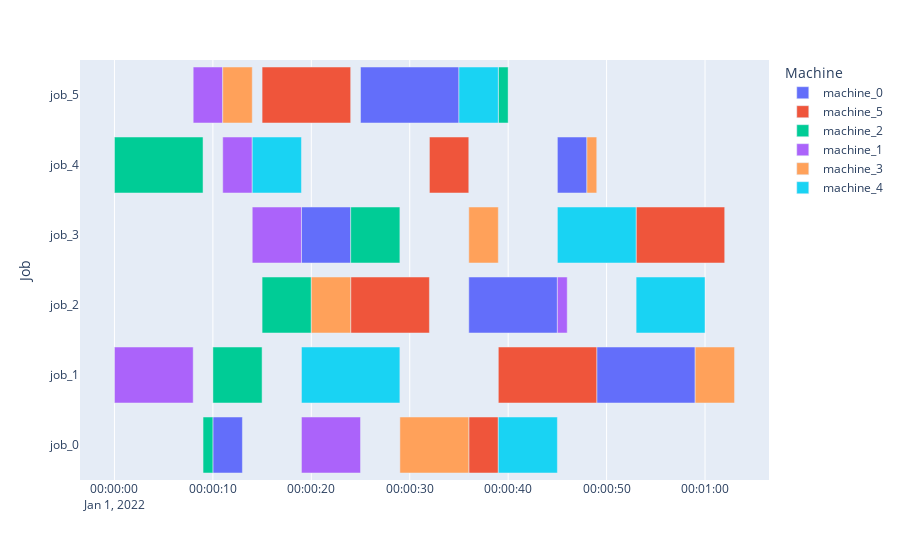
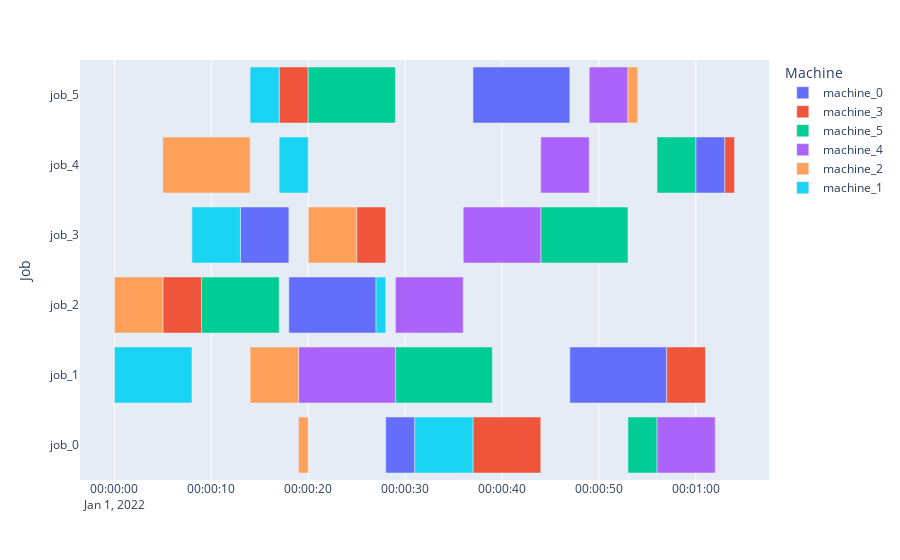
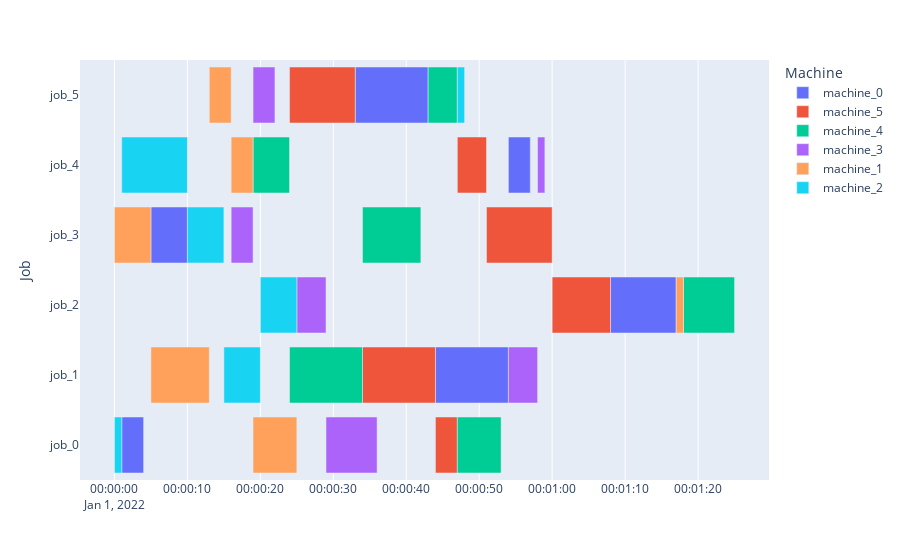
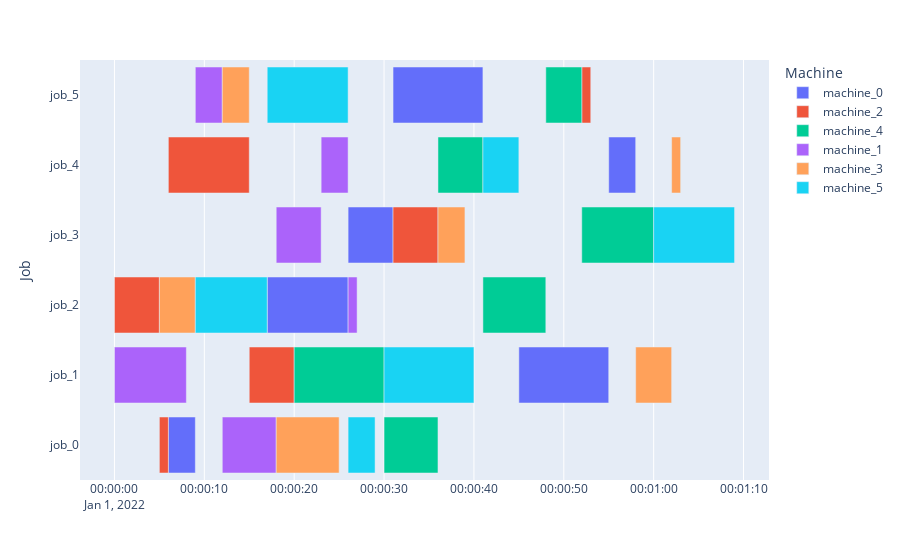

These figures' notebook cell, in order:
### Code cell
#agent.load_checkpoint("training_checkpoints/checkpoints_az_jsslite/checkpoint-5")
for _ in range(10):
    import time
    length_list=[]
    reward_list=[]
    for _ in range(1):
        policy = agent.get_policy(DEFAULT_POLICY_ID)
        action_list=[]
        env = env_creator("s")

        obs = env.reset()
        # env2 is copy for later going evaluation
        env2=deepcopy(env)

        episode = MultiAgentEpisode(
            PolicyMap(0,0),
            lambda _, __: DEFAULT_POLICY_ID,
            lambda: None,
            lambda _: None,
            0,
        )

        episode.user_data['initial_state'] = env.get_state()

        done = False

        while not done:
            action, _, _ = policy.compute_single_action(obs, episode=episode)
            action_list.append(action)
            #print(action_dic[action])
            obs, reward, done, _ = env.step(action)
            #print(obs)
            #env.render(render_mode='human')
            #time.sleep(0.1)
            episode.length += 1

        length_list.append(episode.length)
        reward_list.append(reward)
        print(reward)
        env.render()
        #env.close()

### Figure 1 — Plotly figure (JSON) as saved in the notebook; plotly's stock layout.template omitted (floating-point values rounded to 4 significant figures)
{"data": [{"alignmentgroup": "True", "base": ["2022-01-01T00:00:10", "2022-01-01T00:00:49", "2022-01-01T00:00:36", "2022-01-01T00:00:19", "2022-01-01T00:00:45", "2022-01-01T00:00:25"], "hovertemplate": "Machine=machine_0<br>Start=%{base}<br>Finish=%{x}<br>Job=%{y}<extra></extra>", "legendgroup": "machine_0", "marker": {"color": "#636efa", "pattern": {"shape": ""}}, "name": "machine_0", "offsetgroup": "machine_0", "orientation": "h", "showlegend": true, "textposition": "auto", "type": "bar", "x": [3000, 10000, 9000, 5000, 3000, 10000], "xaxis": "x", "y": ["job_0", "job_1", "job_2", "job_3", "job_4", "job_5"], "yaxis": "y"}, {"alignmentgroup": "True", "base": ["2022-01-01T00:00:36", "2022-01-01T00:00:39", "2022-01-01T00:00:24", "2022-01-01T00:00:53", "2022-01-01T00:00:32", "2022-01-01T00:00:15"], "hovertemplate": "Machine=machine_5<br>Start=%{base}<br>Finish=%{x}<br>Job=%{y}<extra></extra>", "legendgroup": "machine_5", "marker": {"color": "#EF553B", "pattern": {"shape": ""}}, "name": "machine_5", "offsetgroup": "machine_5", "orientation": "h", "showlegend": true, "textposition": "auto", "type": "bar", "x": [3000, 10000, 8000, 9000, 4000, 9000], "xaxis": "x", "y": ["job_0", "job_1", "job_2", "job_3", "job_4", "job_5"], "yaxis": "y"}, {"alignmentgroup": "True", "base": ["2022-01-01T00:00:09", "2022-01-01T00:00:10", "2022-01-01T00:00:15", "2022-01-01T00:00:24", "2022-01-01T00:00:00", "2022-01-01T00:00:39"], "hovertemplate": "Machine=machine_2<br>Start=%{base}<br>Finish=%{x}<br>Job=%{y}<extra></extra>", "legendgroup": "machine_2", "marker": {"color": "#00cc96", "pattern": {"shape": ""}}, "name": "machine_2", "offsetgroup": "machine_2", "orientation": "h", "showlegend": true, "textposition": "auto", "type": "bar", "x": [1000, 5000, 5000, 5000, 9000, 1000], "xaxis": "x", "y": ["job_0", "job_1", "job_2", "job_3", "job_4", "job_5"], "yaxis": "y"}, {"alignmentgroup": "True", "base": ["2022-01-01T00:00:19", "2022-01-01T00:00:00", "2022-01-01T00:00:45", "2022-01-01T00:00:14", "2022-01-01T00:00:11", "2022-01-01T00:00:08"], "hovertemplate": "Machine=machine_1<br>Start=%{base}<br>Finish=%{x}<br>Job=%{y}<extra></extra>", "legendgroup": "machine_1", "marker": {"color": "#ab63fa", "pattern": {"shape": ""}}, "name": "machine_1", "offsetgroup": "machine_1", "orientation": "h", "showlegend": true, "textposition": "auto", "type": "bar", "x": [6000, 8000, 1000, 5000, 3000, 3000], "xaxis": "x", "y": ["job_0", "job_1", "job_2", "job_3", "job_4", "job_5"], "yaxis": "y"}, {"alignmentgroup": "True", "base": ["2022-01-01T00:00:29", "2022-01-01T00:00:59", "2022-01-01T00:00:20", "2022-01-01T00:00:36", "2022-01-01T00:00:48", "2022-01-01T00:00:11"], "hovertemplate": "Machine=machine_3<br>Start=%{base}<br>Finish=%{x}<br>Job=%{y}<extra></extra>", "legendgroup": "machine_3", "marker": {"color": "#FFA15A", "pattern": {"shape": ""}}, "name": "machine_3", "offsetgroup": "machine_3", "orientation": "h", "showlegend": true, "textposition": "auto", "type": "bar", "x": [7000, 4000, 4000, 3000, 1000, 3000], "xaxis": "x", "y": ["job_0", "job_1", "job_2", "job_3", "job_4", "job_5"], "yaxis": "y"}, {"alignmentgroup": "True", "base": ["2022-01-01T00:00:39", "2022-01-01T00:00:19", "2022-01-01T00:00:53", "2022-01-01T00:00:45", "2022-01-01T00:00:14", "2022-01-01T00:00:35"], "hovertemplate": "Machine=machine_4<br>Start=%{base}<br>Finish=%{x}<br>Job=%{y}<extra></extra>", "legendgroup": "machine_4", "marker": {"color": "#19d3f3", "pattern": {"shape": ""}}, "name": "machine_4", "offsetgroup": "machine_4", "orientation": "h", "showlegend": true, "textposition": "auto", "type": "bar", "x": [6000, 10000, 7000, 8000, 5000, 4000], "xaxis": "x", "y": ["job_0", "job_1", "job_2", "job_3", "job_4", "job_5"], "yaxis": "y"}], "layout": {"barmode": "overlay", "legend": {"title": {"text": "Machine"}, "tracegroupgap": 0}, "margin": {"t": 60}, "xaxis": {"anchor": "y", "domain": [0, 1], "type": "date"}, "yaxis": {"anchor": "x", "domain": [0, 1], "title": {"text": "Job"}}}}

### Figure 2 — Plotly figure (JSON) as saved in the notebook; plotly's stock layout.template omitted (floating-point values rounded to 4 significant figures)
{"data": [{"alignmentgroup": "True", "base": ["2022-01-01T00:00:28", "2022-01-01T00:00:47", "2022-01-01T00:00:18", "2022-01-01T00:00:13", "2022-01-01T00:01:00", "2022-01-01T00:00:37"], "hovertemplate": "Machine=machine_0<br>Start=%{base}<br>Finish=%{x}<br>Job=%{y}<extra></extra>", "legendgroup": "machine_0", "marker": {"color": "#636efa", "pattern": {"shape": ""}}, "name": "machine_0", "offsetgroup": "machine_0", "orientation": "h", "showlegend": true, "textposition": "auto", "type": "bar", "x": [3000, 10000, 9000, 5000, 3000, 10000], "xaxis": "x", "y": ["job_0", "job_1", "job_2", "job_3", "job_4", "job_5"], "yaxis": "y"}, {"alignmentgroup": "True", "base": ["2022-01-01T00:00:37", "2022-01-01T00:00:57", "2022-01-01T00:00:05", "2022-01-01T00:00:25", "2022-01-01T00:01:03", "2022-01-01T00:00:17"], "hovertemplate": "Machine=machine_3<br>Start=%{base}<br>Finish=%{x}<br>Job=%{y}<extra></extra>", "legendgroup": "machine_3", "marker": {"color": "#EF553B", "pattern": {"shape": ""}}, "name": "machine_3", "offsetgroup": "machine_3", "orientation": "h", "showlegend": true, "textposition": "auto", "type": "bar", "x": [7000, 4000, 4000, 3000, 1000, 3000], "xaxis": "x", "y": ["job_0", "job_1", "job_2", "job_3", "job_4", "job_5"], "yaxis": "y"}, {"alignmentgroup": "True", "base": ["2022-01-01T00:00:53", "2022-01-01T00:00:29", "2022-01-01T00:00:09", "2022-01-01T00:00:44", "2022-01-01T00:00:56", "2022-01-01T00:00:20"], "hovertemplate": "Machine=machine_5<br>Start=%{base}<br>Finish=%{x}<br>Job=%{y}<extra></extra>", "legendgroup": "machine_5", "marker": {"color": "#00cc96", "pattern": {"shape": ""}}, "name": "machine_5", "offsetgroup": "machine_5", "orientation": "h", "showlegend": true, "textposition": "auto", "type": "bar", "x": [3000, 10000, 8000, 9000, 4000, 9000], "xaxis": "x", "y": ["job_0", "job_1", "job_2", "job_3", "job_4", "job_5"], "yaxis": "y"}, {"alignmentgroup": "True", "base": ["2022-01-01T00:00:56", "2022-01-01T00:00:19", "2022-01-01T00:00:29", "2022-01-01T00:00:36", "2022-01-01T00:00:44", "2022-01-01T00:00:49"], "hovertemplate": "Machine=machine_4<br>Start=%{base}<br>Finish=%{x}<br>Job=%{y}<extra></extra>", "legendgroup": "machine_4", "marker": {"color": "#ab63fa", "pattern": {"shape": ""}}, "name": "machine_4", "offsetgroup": "machine_4", "orientation": "h", "showlegend": true, "textposition": "auto", "type": "bar", "x": [6000, 10000, 7000, 8000, 5000, 4000], "xaxis": "x", "y": ["job_0", "job_1", "job_2", "job_3", "job_4", "job_5"], "yaxis": "y"}, {"alignmentgroup": "True", "base": ["2022-01-01T00:00:19", "2022-01-01T00:00:14", "2022-01-01T00:00:00", "2022-01-01T00:00:20", "2022-01-01T00:00:05", "2022-01-01T00:00:53"], "hovertemplate": "Machine=machine_2<br>Start=%{base}<br>Finish=%{x}<br>Job=%{y}<extra></extra>", "legendgroup": "machine_2", "marker": {"color": "#FFA15A", "pattern": {"shape": ""}}, "name": "machine_2", "offsetgroup": "machine_2", "orientation": "h", "showlegend": true, "textposition": "auto", "type": "bar", "x": [1000, 5000, 5000, 5000, 9000, 1000], "xaxis": "x", "y": ["job_0", "job_1", "job_2", "job_3", "job_4", "job_5"], "yaxis": "y"}, {"alignmentgroup": "True", "base": ["2022-01-01T00:00:31", "2022-01-01T00:00:00", "2022-01-01T00:00:27", "2022-01-01T00:00:08", "2022-01-01T00:00:17", "2022-01-01T00:00:14"], "hovertemplate": "Machine=machine_1<br>Start=%{base}<br>Finish=%{x}<br>Job=%{y}<extra></extra>", "legendgroup": "machine_1", "marker": {"color": "#19d3f3", "pattern": {"shape": ""}}, "name": "machine_1", "offsetgroup": "machine_1", "orientation": "h", "showlegend": true, "textposition": "auto", "type": "bar", "x": [6000, 8000, 1000, 5000, 3000, 3000], "xaxis": "x", "y": ["job_0", "job_1", "job_2", "job_3", "job_4", "job_5"], "yaxis": "y"}], "layout": {"barmode": "overlay", "legend": {"title": {"text": "Machine"}, "tracegroupgap": 0}, "margin": {"t": 60}, "xaxis": {"anchor": "y", "domain": [0, 1], "type": "date"}, "yaxis": {"anchor": "x", "domain": [0, 1], "title": {"text": "Job"}}}}

### Figure 3 — Plotly figure (JSON) as saved in the notebook; plotly's stock layout.template omitted (floating-point values rounded to 4 significant figures)
{"data": [{"alignmentgroup": "True", "base": ["2022-01-01T00:00:01", "2022-01-01T00:00:44", "2022-01-01T00:01:08", "2022-01-01T00:00:05", "2022-01-01T00:00:54", "2022-01-01T00:00:33"], "hovertemplate": "Machine=machine_0<br>Start=%{base}<br>Finish=%{x}<br>Job=%{y}<extra></extra>", "legendgroup": "machine_0", "marker": {"color": "#636efa", "pattern": {"shape": ""}}, "name": "machine_0", "offsetgroup": "machine_0", "orientation": "h", "showlegend": true, "textposition": "auto", "type": "bar", "x": [3000, 10000, 9000, 5000, 3000, 10000], "xaxis": "x", "y": ["job_0", "job_1", "job_2", "job_3", "job_4", "job_5"], "yaxis": "y"}, {"alignmentgroup": "True", "base": ["2022-01-01T00:00:44", "2022-01-01T00:00:34", "2022-01-01T00:01:00", "2022-01-01T00:00:51", "2022-01-01T00:00:47", "2022-01-01T00:00:24"], "hovertemplate": "Machine=machine_5<br>Start=%{base}<br>Finish=%{x}<br>Job=%{y}<extra></extra>", "legendgroup": "machine_5", "marker": {"color": "#EF553B", "pattern": {"shape": ""}}, "name": "machine_5", "offsetgroup": "machine_5", "orientation": "h", "showlegend": true, "textposition": "auto", "type": "bar", "x": [3000, 10000, 8000, 9000, 4000, 9000], "xaxis": "x", "y": ["job_0", "job_1", "job_2", "job_3", "job_4", "job_5"], "yaxis": "y"}, {"alignmentgroup": "True", "base": ["2022-01-01T00:00:47", "2022-01-01T00:00:24", "2022-01-01T00:01:18", "2022-01-01T00:00:34", "2022-01-01T00:00:19", "2022-01-01T00:00:43"], "hovertemplate": "Machine=machine_4<br>Start=%{base}<br>Finish=%{x}<br>Job=%{y}<extra></extra>", "legendgroup": "machine_4", "marker": {"color": "#00cc96", "pattern": {"shape": ""}}, "name": "machine_4", "offsetgroup": "machine_4", "orientation": "h", "showlegend": true, "textposition": "auto", "type": "bar", "x": [6000, 10000, 7000, 8000, 5000, 4000], "xaxis": "x", "y": ["job_0", "job_1", "job_2", "job_3", "job_4", "job_5"], "yaxis": "y"}, {"alignmentgroup": "True", "base": ["2022-01-01T00:00:29", "2022-01-01T00:00:54", "2022-01-01T00:00:25", "2022-01-01T00:00:16", "2022-01-01T00:00:58", "2022-01-01T00:00:19"], "hovertemplate": "Machine=machine_3<br>Start=%{base}<br>Finish=%{x}<br>Job=%{y}<extra></extra>", "legendgroup": "machine_3", "marker": {"color": "#ab63fa", "pattern": {"shape": ""}}, "name": "machine_3", "offsetgroup": "machine_3", "orientation": "h", "showlegend": true, "textposition": "auto", "type": "bar", "x": [7000, 4000, 4000, 3000, 1000, 3000], "xaxis": "x", "y": ["job_0", "job_1", "job_2", "job_3", "job_4", "job_5"], "yaxis": "y"}, {"alignmentgroup": "True", "base": ["2022-01-01T00:00:19", "2022-01-01T00:00:05", "2022-01-01T00:01:17", "2022-01-01T00:00:00", "2022-01-01T00:00:16", "2022-01-01T00:00:13"], "hovertemplate": "Machine=machine_1<br>Start=%{base}<br>Finish=%{x}<br>Job=%{y}<extra></extra>", "legendgroup": "machine_1", "marker": {"color": "#FFA15A", "pattern": {"shape": ""}}, "name": "machine_1", "offsetgroup": "machine_1", "orientation": "h", "showlegend": true, "textposition": "auto", "type": "bar", "x": [6000, 8000, 1000, 5000, 3000, 3000], "xaxis": "x", "y": ["job_0", "job_1", "job_2", "job_3", "job_4", "job_5"], "yaxis": "y"}, {"alignmentgroup": "True", "base": ["2022-01-01T00:00:00", "2022-01-01T00:00:15", "2022-01-01T00:00:20", "2022-01-01T00:00:10", "2022-01-01T00:00:01", "2022-01-01T00:00:47"], "hovertemplate": "Machine=machine_2<br>Start=%{base}<br>Finish=%{x}<br>Job=%{y}<extra></extra>", "legendgroup": "machine_2", "marker": {"color": "#19d3f3", "pattern": {"shape": ""}}, "name": "machine_2", "offsetgroup": "machine_2", "orientation": "h", "showlegend": true, "textposition": "auto", "type": "bar", "x": [1000, 5000, 5000, 5000, 9000, 1000], "xaxis": "x", "y": ["job_0", "job_1", "job_2", "job_3", "job_4", "job_5"], "yaxis": "y"}], "layout": {"barmode": "overlay", "legend": {"title": {"text": "Machine"}, "tracegroupgap": 0}, "margin": {"t": 60}, "xaxis": {"anchor": "y", "domain": [0, 1], "type": "date"}, "yaxis": {"anchor": "x", "domain": [0, 1], "title": {"text": "Job"}}}}

### Figure 4 — Plotly figure (JSON) as saved in the notebook; plotly's stock layout.template omitted (floating-point values rounded to 4 significant figures)
{"data": [{"alignmentgroup": "True", "base": ["2022-01-01T00:00:06", "2022-01-01T00:00:45", "2022-01-01T00:00:17", "2022-01-01T00:00:26", "2022-01-01T00:00:55", "2022-01-01T00:00:31"], "hovertemplate": "Machine=machine_0<br>Start=%{base}<br>Finish=%{x}<br>Job=%{y}<extra></extra>", "legendgroup": "machine_0", "marker": {"color": "#636efa", "pattern": {"shape": ""}}, "name": "machine_0", "offsetgroup": "machine_0", "orientation": "h", "showlegend": true, "textposition": "auto", "type": "bar", "x": [3000, 10000, 9000, 5000, 3000, 10000], "xaxis": "x", "y": ["job_0", "job_1", "job_2", "job_3", "job_4", "job_5"], "yaxis": "y"}, {"alignmentgroup": "True", "base": ["2022-01-01T00:00:05", "2022-01-01T00:00:15", "2022-01-01T00:00:00", "2022-01-01T00:00:31", "2022-01-01T00:00:06", "2022-01-01T00:00:52"], "hovertemplate": "Machine=machine_2<br>Start=%{base}<br>Finish=%{x}<br>Job=%{y}<extra></extra>", "legendgroup": "machine_2", "marker": {"color": "#EF553B", "pattern": {"shape": ""}}, "name": "machine_2", "offsetgroup": "machine_2", "orientation": "h", "showlegend": true, "textposition": "auto", "type": "bar", "x": [1000, 5000, 5000, 5000, 9000, 1000], "xaxis": "x", "y": ["job_0", "job_1", "job_2", "job_3", "job_4", "job_5"], "yaxis": "y"}, {"alignmentgroup": "True", "base": ["2022-01-01T00:00:30", "2022-01-01T00:00:20", "2022-01-01T00:00:41", "2022-01-01T00:00:52", "2022-01-01T00:00:36", "2022-01-01T00:00:48"], "hovertemplate": "Machine=machine_4<br>Start=%{base}<br>Finish=%{x}<br>Job=%{y}<extra></extra>", "legendgroup": "machine_4", "marker": {"color": "#00cc96", "pattern": {"shape": ""}}, "name": "machine_4", "offsetgroup": "machine_4", "orientation": "h", "showlegend": true, "textposition": "auto", "type": "bar", "x": [6000, 10000, 7000, 8000, 5000, 4000], "xaxis": "x", "y": ["job_0", "job_1", "job_2", "job_3", "job_4", "job_5"], "yaxis": "y"}, {"alignmentgroup": "True", "base": ["2022-01-01T00:00:12", "2022-01-01T00:00:00", "2022-01-01T00:00:26", "2022-01-01T00:00:18", "2022-01-01T00:00:23", "2022-01-01T00:00:09"], "hovertemplate": "Machine=machine_1<br>Start=%{base}<br>Finish=%{x}<br>Job=%{y}<extra></extra>", "legendgroup": "machine_1", "marker": {"color": "#ab63fa", "pattern": {"shape": ""}}, "name": "machine_1", "offsetgroup": "machine_1", "orientation": "h", "showlegend": true, "textposition": "auto", "type": "bar", "x": [6000, 8000, 1000, 5000, 3000, 3000], "xaxis": "x", "y": ["job_0", "job_1", "job_2", "job_3", "job_4", "job_5"], "yaxis": "y"}, {"alignmentgroup": "True", "base": ["2022-01-01T00:00:18", "2022-01-01T00:00:58", "2022-01-01T00:00:05", "2022-01-01T00:00:36", "2022-01-01T00:01:02", "2022-01-01T00:00:12"], "hovertemplate": "Machine=machine_3<br>Start=%{base}<br>Finish=%{x}<br>Job=%{y}<extra></extra>", "legendgroup": "machine_3", "marker": {"color": "#FFA15A", "pattern": {"shape": ""}}, "name": "machine_3", "offsetgroup": "machine_3", "orientation": "h", "showlegend": true, "textposition": "auto", "type": "bar", "x": [7000, 4000, 4000, 3000, 1000, 3000], "xaxis": "x", "y": ["job_0", "job_1", "job_2", "job_3", "job_4", "job_5"], "yaxis": "y"}, {"alignmentgroup": "True", "base": ["2022-01-01T00:00:26", "2022-01-01T00:00:30", "2022-01-01T00:00:09", "2022-01-01T00:01:00", "2022-01-01T00:00:41", "2022-01-01T00:00:17"], "hovertemplate": "Machine=machine_5<br>Start=%{base}<br>Finish=%{x}<br>Job=%{y}<extra></extra>", "legendgroup": "machine_5", "marker": {"color": "#19d3f3", "pattern": {"shape": ""}}, "name": "machine_5", "offsetgroup": "machine_5", "orientation": "h", "showlegend": true, "textposition": "auto", "type": "bar", "x": [3000, 10000, 8000, 9000, 4000, 9000], "xaxis": "x", "y": ["job_0", "job_1", "job_2", "job_3", "job_4", "job_5"], "yaxis": "y"}], "layout": {"barmode": "overlay", "legend": {"title": {"text": "Machine"}, "tracegroupgap": 0}, "margin": {"t": 60}, "xaxis": {"anchor": "y", "domain": [0, 1], "type": "date"}, "yaxis": {"anchor": "x", "domain": [0, 1], "title": {"text": "Job"}}}}
